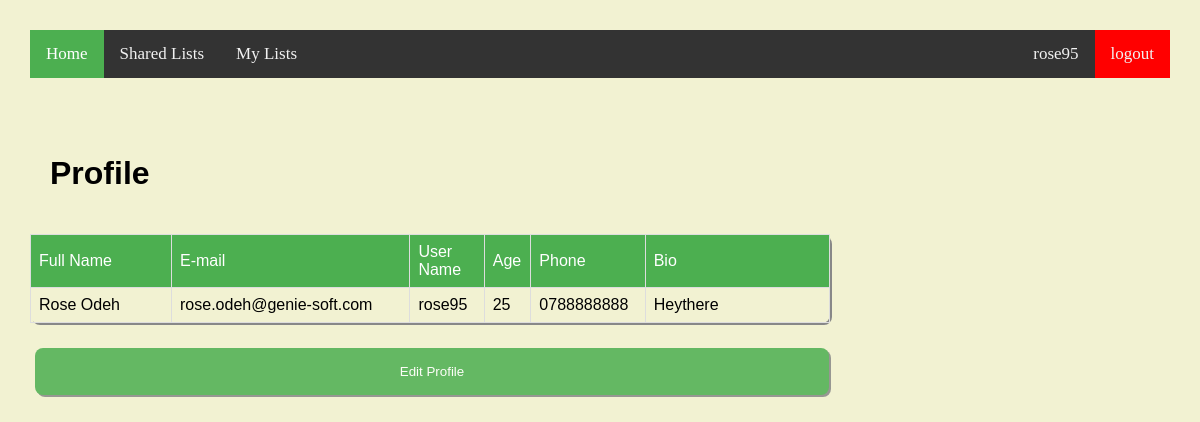
The page /polls/profile/ (signed in) on the database its author committed.
### polls/models.py (models this page shows, shortened)
class User(models.Model):
    auth_user = models.ForeignKey(django.contrib.auth.models.User, on_delete=models.CASCADE,
                                  related_name='auth_user_id', null=True, blank=True)
    full_name = models.CharField(max_length=50)
    email = models.CharField(max_length=50, unique=True)
    age = models.CharField(max_length=50)
    phone = models.CharField(max_length=50)
    password = models.CharField(max_length=50)
    bio = models.TextField(max_length=200, blank=True)

### polls/views.py (the view)
# urls.py: path('profile/', views.ViewProfile, name='profile'),
def ViewProfile(request):
    if request.method == 'GET':
        return render(request, 'polls/profile.html',
                      {'pollsuserinfo': User.objects.get(auth_user_id=request.user.id),
                       'authuserinfo': request.user,
                       'user_name': request.user.username}, )
    elif request.method == 'POST':
        return render(request, 'polls/profile.html')

### polls/templates/polls/profile.html (shortened to what this page needs)
{%extends 'polls/base.html'%}
{%block content%}
<h1 class="header">Profile</h1>
 <form action="{% url 'polls:entries' %}" method="GET">{% csrf_token %}
      <table class="customers">
         <thead>
             <tr>
                 <td width="150px">Full Name</td>
                 <td width="250px">E-mail</td>
                 <td width="60px">User Name</td>
                 <td width="30px">Age</td>
                 <td width="100px">Phone</td>
                 <td width="200px">Bio</td>
             </tr>
         </thead>
            <tr >
                <td width="150px">{{pollsuserinfo.full_name}}</td>
                <td width="250px">{{authuserinfo.email}}</td>
                <td width="60px">{{authuserinfo.username}}</td>
                <td width="30px">{{pollsuserinfo.age}}</td>
                <td width="100px">{{pollsuserinfo.phone}}</td>
                <td width="200px">{{pollsuserinfo.bio}}</td>
            </tr>
     </table>
     <BR>
     <table style="width:50em">
         <tr>
             <td><input type="submit" value="Edit Profile" formaction="{% url 'polls:editprofile' %}" formmethod="GET"></td>
         </tr>
     </table>
  </form>
{%endblock%}

### polls/templates/polls/base.html (shortened to what this page needs)
<!DOCTYPE html>
{%load static %}
<html lang="en">
<head>
    <link  rel="stylesheet" type="text/css" href="{% static 'css/style.css' %}"/>
</head>
<body class="body" >
    <div class="topnav">
      <a class="active" href="{% url 'polls:todolists' %}" methods="GET" title="Show all todo lists">Home</a>
      <a href="{% url 'polls:sharedtodolists' %}" methods="GET" title="Show todo lists shared with me">Shared Lists</a>
      <a href="{% url 'polls:mytodolists' %}" methods="GET" title="Show todo lists created by me">My Lists</a>
      <a href="{% url 'polls:logout' %}" methods="GET" style="float:right; background:red;">logout</a>
      <a href="{% url 'polls:profile' %}" methods="GET" style="float:right" title="View Profile">{{user_name}}</a>
    </div>
    <br><br>
    {% block content %}
    {% endblock %}
</body>
</html>

### static/css/style.css (style rules this page uses)
.header { padding: 20px; width: 20% text-align: center; background: #4CAF50 font-size: 60px; font-family:"Comic Sans MS", cursive, sans-serif; color:#000000; //background-opacity=0.7 }
.body { margin:0px 0px; padding:30px; text-align:left; align:center; //background: url(https://sf.co.ua/14/08/wallpaper-1936140.jpg); background: #f2f2d2; }
input[type=button], input[type=submit], input[type=reset] { background-color: #4CAF50; border: none; color: white; padding: 16px 32px; text-decoration: none; margin: 4px 2px; cursor: pointer; opacity: 0.85; transition:0.3s; box-shadow: 2px 2px #888888; width: 100%; border-radius: 8px; }
.customers { font-family: "Trebuchet MS", Arial, Helvetica, sans-serif; border-collapse: collapse; width: 50em; align: center; box-shadow: 2px 2px #888888; border-radius: 8px !important; -moz-border-radius: 8px !important; }
.customers td, .customers thead { border: 1px solid #ddd; padding: 8px; }
.customers thead { padding-top: 12px; padding-bottom: 12px; text-align: left; background-color: #4CAF50; color: white; }
.topnav { background-color: #333; overflow: hidden; }
.topnav a { float: left; color: #f2f2f2; text-align: center; padding: 14px 16px; text-decoration: none; font-size: 17px; }
.topnav a.active { background-color: #4CAF50; color: white; }

### rows shown on the page
User: full_name "Rose Odeh", age "25", phone "0788888888", bio "Heythere"

### other values the page prints
{{ user_name }} "rose95"
{{ authuserinfo.email }} "rose.odeh@genie-soft.com"
{{ authuserinfo.username }} "rose95"
